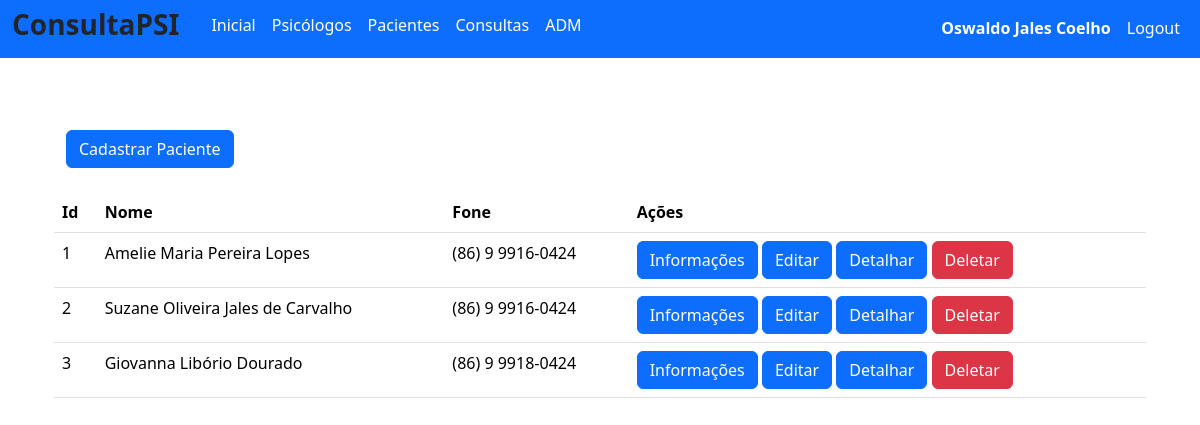
Screenshot of /pacientes/recovery (signed in) with the database file from the repository.
### database/models/user_model.py (models this page shows, shortened)
class User(db.Model, UserMixin):
    __tablename__ = "user"
    id = db.Column('id', db.Integer, primary_key=True)
    nome = db.Column('nome', db.String(150))
    sobrenome = db.Column('sobrenome', db.String(150))
    crp = db.Column('crp', db.String(20))
    abordagem = db.Column('abordagem', db.String(50))
    email = db.Column('email', db.String(50), unique=True)
    telefone = db.Column('telefone', db.String(15), unique=True, nullable=False)
    login = db.Column('login', db.String(50), unique=True, nullable=False)
    senha = db.Column('senha', db.String(550), nullable=False)
    tipo = db.Column('tipo', db.String(25), nullable=False, default="none")

### database/models/paciente_model.py (models this page shows, shortened)
class Paciente(db.Model):
    __tablename__ = 'paciente'
    id = db.Column(db.Integer, primary_key=True, autoincrement=True)
    nome = db.Column(db.String(50), nullable=False)
    sobrenome = db.Column(db.String(150), nullable=False)
    cpf = db.Column(db.String(11), nullable=False, unique=True)
    nascimento = db.Column(db.Date, nullable=False)
    genero = db.Column(db.String(30), nullable=False)
    email = db.Column(db.String(50), nullable=False, unique=True)
    ocupacao = db.Column(db.String(50), nullable=False)
    cep = db.Column(db.String(8), nullable=False)
    endereco = db.Column(db.String(150), nullable=False)
    endereco_complemento = db.Column(db.String(150), nullable=False)
    fone = db.Column(db.String(15), nullable=False)
    datainicio = db.Column(db.Date, nullable=False)
    convenios_id = db.Column(db.Integer, db.ForeignKey('convenio.id'), nullable=True)

### routes/pacientes.py (the view)
@blueprint_pacientes.route('/recovery')
def recovery():
    pacientes, error = PacienteService.get_all_pacientes()
    if error:
        flash(error)
        return render_template('pacientes_recovery.html', pacientes=[])
    return render_template('pacientes_recovery.html', pacientes=pacientes)

### main.py (called while the page is built)
@app.template_filter('format_phone')
def format_phone(phone):
    return f"({phone[:2]}) {phone[2]} {phone[3:7]}-{phone[7:]}"

### routes/login.py (called while the page is built)
@login_manager.user_loader
def get_user(id):
    return User.query.get(id)

### service/paciente_service.py (called while the page is built)
    @staticmethod
    def get_all_pacientes():
        try:
            return Paciente.query.all(), None
        except Exception as e:
            return None, str(e)

### templates/pacientes_recovery.html (shortened to what this page needs)
{% extends 'base.html' %}
{% block conteudo %}
<div class="container">
  <br>
  <div class="container">
    <a type="button" class="btn btn-primary" href="/pacientes/create">Cadastrar Paciente</a>
  </div>
  <br>
  <table class="table">
    <thead>
      <tr>
        <th scope="col">Id</th>
        <th scope="col">Nome</th>
        <th scope="col">Fone</th>
        <th scope="col">Ações</th>
      </tr>
    </thead>
    <tbody>
      {% for pacientes in pacientes %}
      <tr>
        <td>{{pacientes.id}}</td>
        <td>{{pacientes.nome}} {{pacientes.sobrenome}}</td>
        <td>{{pacientes.fone | format_phone }}</td>
        <td>
          <a type="button" class="btn btn-primary" data-bs-toggle="modal" data-bs-target="#infoModal{{pacientes.id}}">Informações</a>
          <a type="button" class="btn btn-primary" href="/pacientes/update/{{pacientes.id}}">Editar</a>
          <a type="button" class="btn btn-primary" href="/pacientes/{{pacientes.id}}">Detalhar</a>
          <a type="button" class="btn btn-danger" href="/pacientes/delete/{{pacientes.id}}">Deletar</a>
        </td>
      </tr>
      {% endfor %}
    </tbody>
  </table>
</div>
{% endblock %}

### templates/base.html (shortened to what this page needs)
<!doctype html>
<html lang="pt-BR">
  <head>
    <link href="https://cdn.jsdelivr.net/npm/bootstrap@5.3.2/dist/css/bootstrap.min.css" rel="stylesheet">
  </head>
  <body>
    <nav class="navbar navbar-expand-lg navbar bg-primary"  data-bs-theme="dark">
        <div class="container-fluid">
            <ul class="navbar-nav">
              <li> <h3 class="fw-bold me-4">ConsultaPSI</h3>  </li>
              {% if current_user.is_authenticated %}
              <li class="nav-item"><a class="nav-link active mb-0 h1" href="/">Inicial</a> </li>
              <li class="nav-item"><a class="nav-link active mb-0 h1" href="/psi/recovery">Psicólogos</a> </li>
              <li class="nav-item"><a class="nav-link active mb-0 h1" href="/pacientes/recovery">Pacientes</a> </li>
              <li class="nav-item"><a class="nav-link active mb-0 h1" href="/consultas/recovery">Consultas</a> </li>
              <li class="nav-item"><a class="nav-link active mb-0 h1" href="/adm/recovery">ADM</a> </li>
              {% endif %}
            </ul>
              <ul class="navbar-nav ms-auto">
              {% if current_user.is_authenticated %}
                <li class="nav-item"><p class="nav-link active mb-0 h1"><b> {{current_user.nome}} {{current_user.sobrenome}}</b></p> </li>
                <li class="nav-item"><a class="nav-link active mb-0 h1" href="/logout">Logout</a> </li>
              {% else %}
                <li class="nav-item"><a class="nav-link active mb-0 h1" href="/login">Login</a> </li>
                <li class="nav-item"><a class="nav-link active mb-0 h1" href="/login/register">Register</a> </li>
              {% endif %}
              </ul>
        </div>
    </nav>
    <div class="container">
      <br>
      <br>
        {% block conteudo %}
        {% endblock %}
        <br>
        <br>
        <br>
        <br>
    </div>
  </body>

### rows the page displays
User: nome "Oswaldo", sobrenome "Jales Coelho"
Paciente: id "1", nome "Amelie Maria", sobrenome "Pereira Lopes", fone "(86) 9 9916-0424"
Paciente: id "2", nome "Suzane", sobrenome "Oliveira Jales de Carvalho", fone "(86) 9 9916-0424"
Paciente: id "3", nome "Giovanna", sobrenome "Libório Dourado", fone "(86) 9 9918-0424"
